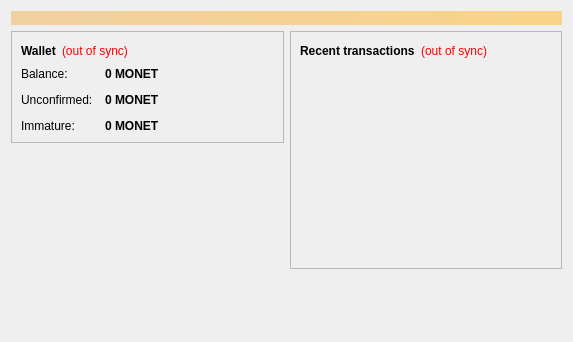
<?xml version="1.0" encoding="UTF-8"?>
<ui version="4.0">
 <class>OverviewPage</class>
 <widget class="QWidget" name="OverviewPage">
  <property name="geometry">
   <rect>
    <x>0</x>
    <y>0</y>
    <width>573</width>
    <height>342</height>
   </rect>
  </property>
  <property name="windowTitle">
   <string>Form</string>
  </property>
  <layout class="QVBoxLayout" name="topLayout">
   <item>
    <widget class="QLabel" name="labelAlerts">
     <property name="visible">
      <bool>false</bool>
     </property>
     <property name="styleSheet">
      <string notr="true">background-color: qlineargradient(x1: 0, y1: 0, x2: 1, y2: 0, stop:0 #F0D0A0, stop:1 #F8D488); color:#000000;</string>
     </property>
     <property name="wordWrap">
      <bool>true</bool>
     </property>
     <property name="margin">
      <number>3</number>
     </property>
    </widget>
   </item>
   <item>
    <layout class="QHBoxLayout" name="horizontalLayout" stretch="1,1">
     <item>
      <layout class="QVBoxLayout" name="verticalLayout_2">
       <item>
        <widget class="QFrame" name="frame">
         <property name="frameShape">
          <enum>QFrame::StyledPanel</enum>
         </property>
         <property name="frameShadow">
          <enum>QFrame::Raised</enum>
         </property>
         <layout class="QVBoxLayout" name="verticalLayout_4">
          <item>
           <layout class="QHBoxLayout" name="horizontalLayout_4">
            <item>
             <widget class="QLabel" name="label_5">
              <property name="font">
               <font>
                <weight>75</weight>
                <bold>true</bold>
               </font>
              </property>
              <property name="text">
               <string>Wallet</string>
              </property>
             </widget>
            </item>
            <item>
             <widget class="QLabel" name="labelWalletStatus">
              <property name="toolTip">
               <string>The displayed information may be out of date. Your wallet automatically synchronizes with the Moneta network after a connection is established, but this process has not completed yet.</string>
              </property>
              <property name="styleSheet">
               <string notr="true">QLabel { color: red; }</string>
              </property>
              <property name="text">
               <string notr="true">(out of sync)</string>
              </property>
              <property name="alignment">
               <set>Qt::AlignLeading|Qt::AlignLeft|Qt::AlignVCenter</set>
              </property>
             </widget>
            </item>
            <item>
             <spacer name="horizontalSpacer_2">
              <property name="orientation">
               <enum>Qt::Horizontal</enum>
              </property>
              <property name="sizeHint" stdset="0">
               <size>
                <width>40</width>
                <height>20</height>
               </size>
              </property>
             </spacer>
            </item>
           </layout>
          </item>
          <item>
           <layout class="QFormLayout" name="formLayout_2">
            <property name="fieldGrowthPolicy">
             <enum>QFormLayout::AllNonFixedFieldsGrow</enum>
            </property>
            <property name="horizontalSpacing">
             <number>12</number>
            </property>
            <property name="verticalSpacing">
             <number>12</number>
            </property>
            <item row="0" column="0">
             <widget class="QLabel" name="label">
              <property name="text">
               <string>Balance:</string>
              </property>
             </widget>
            </item>
            <item row="0" column="1">
             <widget class="QLabel" name="labelBalance">
              <property name="font">
               <font>
                <weight>75</weight>
                <bold>true</bold>
               </font>
              </property>
              <property name="cursor">
               <cursorShape>IBeamCursor</cursorShape>
              </property>
              <property name="toolTip">
               <string>Your current balance</string>
              </property>
              <property name="text">
               <string notr="true">0 MONET</string>
              </property>
              <property name="textInteractionFlags">
               <set>Qt::LinksAccessibleByMouse|Qt::TextSelectableByKeyboard|Qt::TextSelectableByMouse</set>
              </property>
             </widget>
            </item>
            <item row="1" column="0">
             <widget class="QLabel" name="label_3">
              <property name="text">
               <string>Unconfirmed:</string>
              </property>
             </widget>
            </item>
            <item row="1" column="1">
             <widget class="QLabel" name="labelUnconfirmed">
              <property name="font">
               <font>
                <weight>75</weight>
                <bold>true</bold>
               </font>
              </property>
              <property name="cursor">
               <cursorShape>IBeamCursor</cursorShape>
              </property>
              <property name="toolTip">
               <string>Total of transactions that have yet to be confirmed, and do not yet count toward the current balance</string>
              </property>
              <property name="text">
               <string notr="true">0 MONET</string>
              </property>
              <property name="textInteractionFlags">
               <set>Qt::LinksAccessibleByMouse|Qt::TextSelectableByKeyboard|Qt::TextSelectableByMouse</set>
              </property>
             </widget>
            </item>
            <item row="2" column="0">
             <widget class="QLabel" name="labelImmatureText">
              <property name="text">
               <string>Immature:</string>
              </property>
             </widget>
            </item>
            <item row="2" column="1">
             <widget class="QLabel" name="labelImmature">
              <property name="font">
               <font>
                <weight>75</weight>
                <bold>true</bold>
               </font>
              </property>
              <property name="toolTip">
               <string>Mined balance that has not yet matured</string>
              </property>
              <property name="text">
               <string notr="true">0 MONET</string>
              </property>
              <property name="textInteractionFlags">
               <set>Qt::LinksAccessibleByMouse|Qt::TextSelectableByKeyboard|Qt::TextSelectableByMouse</set>
              </property>
             </widget>
            </item>
           </layout>
          </item>
         </layout>
        </widget>
       </item>
       <item>
        <spacer name="verticalSpacer">
         <property name="orientation">
          <enum>Qt::Vertical</enum>
         </property>
         <property name="sizeHint" stdset="0">
          <size>
           <width>20</width>
           <height>40</height>
          </size>
         </property>
        </spacer>
       </item>
      </layout>
     </item>
     <item>
      <layout class="QVBoxLayout" name="verticalLayout_3">
       <item>
        <widget class="QFrame" name="frame_2">
         <property name="frameShape">
          <enum>QFrame::StyledPanel</enum>
         </property>
         <property name="frameShadow">
          <enum>QFrame::Raised</enum>
         </property>
         <layout class="QVBoxLayout" name="verticalLayout">
          <item>
           <layout class="QHBoxLayout" name="horizontalLayout_2">
            <item>
             <widget class="QLabel" name="label_4">
              <property name="text">
               <string>&lt;b&gt;Recent transactions&lt;/b&gt;</string>
              </property>
             </widget>
            </item>
            <item>
             <widget class="QLabel" name="labelTransactionsStatus">
              <property name="toolTip">
               <string>The displayed information may be out of date. Your wallet automatically synchronizes with the Moneta network after a connection is established, but this process has not completed yet.</string>
              </property>
              <property name="styleSheet">
               <string notr="true">QLabel { color: red; }</string>
              </property>
              <property name="text">
               <string notr="true">(out of sync)</string>
              </property>
              <property name="alignment">
               <set>Qt::AlignRight|Qt::AlignTrailing|Qt::AlignVCenter</set>
              </property>
             </widget>
            </item>
            <item>
             <spacer name="horizontalSpacer">
              <property name="orientation">
               <enum>Qt::Horizontal</enum>
              </property>
              <property name="sizeHint" stdset="0">
               <size>
                <width>40</width>
                <height>20</height>
               </size>
              </property>
             </spacer>
            </item>
           </layout>
          </item>
          <item>
           <widget class="QListView" name="listTransactions">
            <property name="styleSheet">
             <string notr="true">QListView { background: transparent; }</string>
            </property>
            <property name="frameShape">
             <enum>QFrame::NoFrame</enum>
            </property>
            <property name="verticalScrollBarPolicy">
             <enum>Qt::ScrollBarAlwaysOff</enum>
            </property>
            <property name="horizontalScrollBarPolicy">
             <enum>Qt::ScrollBarAlwaysOff</enum>
            </property>
            <property name="selectionMode">
             <enum>QAbstractItemView::NoSelection</enum>
            </property>
           </widget>
          </item>
         </layout>
        </widget>
       </item>
       <item>
        <spacer name="verticalSpacer_2">
         <property name="orientation">
          <enum>Qt::Vertical</enum>
         </property>
         <property name="sizeHint" stdset="0">
          <size>
           <width>20</width>
           <height>40</height>
          </size>
         </property>
        </spacer>
       </item>
      </layout>
     </item>
    </layout>
   </item>
  </layout>
 </widget>
 <resources/>
 <connections/>
</ui>
